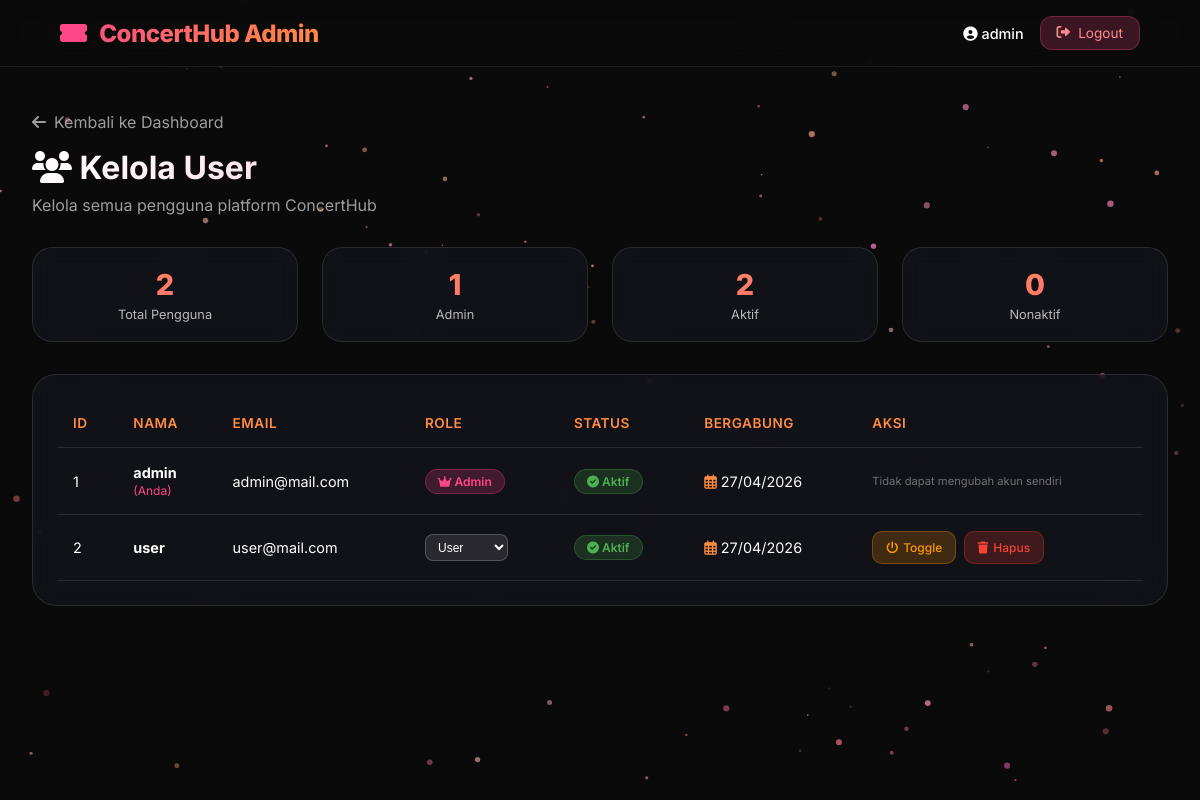
Page /tubes_basdal/admin/users.php (signed in) on the committed database.
### tables this page shows
CREATE TABLE IF NOT EXISTS users (
    user_id INT AUTO_INCREMENT PRIMARY KEY,
    username VARCHAR(50) UNIQUE,
    email VARCHAR(100) UNIQUE,
    password VARCHAR(255),
    role ENUM('admin','user') DEFAULT 'user',
    is_active BOOLEAN DEFAULT TRUE,
    created_at TIMESTAMP DEFAULT CURRENT_TIMESTAMP,
    updated_at TIMESTAMP DEFAULT CURRENT_TIMESTAMP ON UPDATE CURRENT_TIMESTAMP
);

### tubes_basdal/admin/users.php (the view, shortened to what this page needs)
<?php
include "../config/db.php";
$columns = [];
$col_query = $conn->query("SHOW COLUMNS FROM users");
if ($col_query) {
    while ($col = $col_query->fetch_assoc()) {
        $columns[] = $col['Field'];
    }
}
$user_name_column = 'name';
$possible_names = ['name', 'username', 'nama', 'fullname', 'full_name'];
foreach ($possible_names as $name) {
    if (in_array($name, $columns)) {
        $user_name_column = $name;
        break;
    }
}
$user_email_column = 'email';
$possible_emails = ['email', 'email_address', 'mail'];
foreach ($possible_emails as $email) {
    if (in_array($email, $columns)) {
        $user_email_column = $email;
        break;
    }
}
$user_role_column = 'role';
$possible_roles = ['role', 'roles', 'user_role', 'level'];
foreach ($possible_roles as $role) {
    if (in_array($role, $columns)) {
        $user_role_column = $role;
        break;
    }
}
$user_status_column = 'is_active';
$possible_status = ['is_active', 'status', 'active', 'aktif'];
foreach ($possible_status as $status) {
    if (in_array($status, $columns)) {
        $user_status_column = $status;
        break;
    }
}
$date_column = 'created_at';
$possible_dates = ['created_at', 'createdAt', 'register_date', 'registered_at', 'tanggal_daftar'];
foreach ($possible_dates as $date) {
    if (in_array($date, $columns)) {
        $date_column = $date;
        break;
    }
}
$primary_key = 'id';
$possible_keys = ['id', 'user_id', 'userId', 'ID'];
foreach ($possible_keys as $key) {
    if (in_array($key, $columns)) {
        $primary_key = $key;
        break;
    }
}
$order_by = "";
if (in_array($date_column, $columns)) {
    $order_by = "ORDER BY $date_column DESC";
} else if (in_array($primary_key, $columns)) {
    $order_by = "ORDER BY $primary_key DESC";
} else {
    $order_by = "";
}
$sql = "SELECT * FROM users $order_by";
$result = $conn->query($sql);
$total_users = 0;
$total_admins = 0;
$active_users = 0;
$stats_sql = "SELECT COUNT(*) as total FROM users";
$stats_result = $conn->query($stats_sql);
if ($stats_result && $stats_result->num_rows > 0) {
    $total_users = $stats_result->fetch_assoc()['total'];
}
if (in_array($user_role_column, $columns)) {
    $admin_sql = "SELECT COUNT(*) as admins FROM users WHERE $user_role_column = 'admin'";
    $admin_result = $conn->query($admin_sql);
    if ($admin_result && $admin_result->num_rows > 0) {
        $total_admins = $admin_result->fetch_assoc()['admins'];
    }
}
if (in_array($user_status_column, $columns)) {
    $active_sql = "SELECT COUNT(*) as active FROM users WHERE $user_status_column = 1";
    $active_result = $conn->query($active_sql);
    if ($active_result && $active_result->num_rows > 0) {
        $active_users = $active_result->fetch_assoc()['active'];
    }
}
?>
<!DOCTYPE html>
<html lang="id">
<head>
    <link rel="stylesheet" href="https://cdnjs.cloudflare.com/ajax/libs/font-awesome/6.0.0-beta3/css/all.min.css">
    <link href="https://unpkg.com/aos@2.3.1/dist/aos.css" rel="stylesheet">
</head>
<body>
<canvas id="particle-canvas"></canvas>
<div class="navbar">
    <div class="logo">
        <i class="fas fa-ticket-alt"></i> ConcertHub Admin
    </div>
    <div class="user-info">
        <span class="user-name">
            <i class="fas fa-user-circle"></i> <?php echo htmlspecialchars($_SESSION['user'][$user_name_column] ?? 'Admin'); ?>
        </span>
        <a href="../auth/logout.php" class="logout-btn">
            <i class="fas fa-sign-out-alt"></i> Logout
        </a>
    </div>
</div>
<div class="container">
    <div class="main-content">
        <a href="dashboard.php" class="back-link" data-aos="fade-right">
            <i class="fas fa-arrow-left"></i> Kembali ke Dashboard
        </a>
        <div class="page-header" data-aos="fade-right" data-aos-delay="100">
            <div>
                <div class="page-title">
                    <i class="fas fa-users"></i> Kelola User
                </div>
                <p style="color: rgba(255,255,255,0.6); margin-top: 0.5rem;">Kelola semua pengguna platform ConcertHub</p>
            </div>
        </div>
        <div class="stats-grid" data-aos="fade-up" data-aos-delay="150">
            <div class="stat-card">
                <div class="stat-value"><?php echo $total_users; ?></div>
                <div class="stat-label">Total Pengguna</div>
            </div>
            <div class="stat-card">
                <div class="stat-value"><?php echo $total_admins; ?></div>
                <div class="stat-label">Admin</div>
            </div>
            <div class="stat-card">
                <div class="stat-value"><?php echo $active_users; ?></div>
                <div class="stat-label">Aktif</div>
            </div>
            <div class="stat-card">
                <div class="stat-value"><?php echo $total_users - $active_users; ?></div>
                <div class="stat-label">Nonaktif</div>
            </div>
        </div>
        <div class="table-card" data-aos="fade-up" data-aos-delay="200">
            <?php if ($result && $result->num_rows > 0): ?>
                <table class="data-table">
                    <thead>
                        <tr>
                            <th>ID</th>
                            <th>Nama</th>
                            <th>Email</th>
                            <th>Role</th>
                            <th>Status</th>
                            <th>Bergabung</th>
                            <th>Aksi</th>
                        </tr>
                    </thead>
                    <tbody>
                        <?php while($user = $result->fetch_assoc()):
                            $user_id = $user[$primary_key] ?? '-';
                            $is_current_user = ($user_id == ($_SESSION['user'][$primary_key] ?? null));
                            $status = $user[$user_status_column] ?? 1;
                            $role = $user[$user_role_column] ?? 'user';
                            $date_value = '-';
                            if (isset($user[$date_column]) && !empty($user[$date_column])) {
                                $date_value = date('d/m/Y', strtotime($user[$date_column]));
                            }
                        ?>
                            <tr>
                                <td><?php echo $user_id; ?></td>
                                <td>
                                    <strong><?php echo htmlspecialchars($user[$user_name_column] ?? '-'); ?></strong>
                                    <?php if($is_current_user): ?>
                                        <br><small style="color: #FF4788;">(Anda)</small>
                                    <?php endif; ?>
                                </td>
                                <td><?php echo htmlspecialchars($user[$user_email_column] ?? '-'); ?></td>
                                <td>
                                    <?php if (!$is_current_user): ?>
                                        <select class="role-select" onchange="updateRole(<?php echo $user_id; ?>, this.value)">
                                            <option value="user" <?php echo $role == 'user' ? 'selected' : ''; ?>>User</option>
                                        </select>
                                    <?php else: ?>
                                        <span class="role-badge role-<?php echo $role; ?>">
                                            <i class="fas <?php echo $role == 'admin' ? 'fa-crown' : 'fa-user'; ?>"></i>
                                            <?php echo ucfirst($role); ?>
                                        </span>
                                    <?php endif; ?>
                                </td>
                                <td>
                                    <span class="status-badge <?php echo $status ? 'status-active' : 'status-inactive'; ?>">
                                        <i class="fas <?php echo $status ? 'fa-check-circle' : 'fa-times-circle'; ?>"></i>
                                        <?php echo $status ? 'Aktif' : 'Nonaktif'; ?>
                                    </span>
                                </td>
                                <td>
                                    <i class="far fa-calendar-alt" style="color: #FF8C42;"></i>
                                    <?php echo $date_value; ?>
                                </td>
                                <td>
                                    <div class="action-buttons">
                                        <?php if (!$is_current_user): ?>
                                            <a href="?toggle=<?php echo $user_id; ?>" class="btn-icon btn-toggle" title="Toggle Status" onclick="return confirm('Ubah status user ini?')">
                                                <i class="fas fa-power-off"></i>
                                                <span>Toggle</span>
                                            </a>
                                            <a href="?delete=<?php echo $user_id; ?>" class="btn-icon btn-delete" title="Hapus" onclick="return confirm('Yakin ingin menghapus user ini? Data tidak dapat dikembalikan!')">
                                                <i class="fas fa-trash"></i>
                                                <span>Hapus</span>
                                            </a>
                                        <?php else: ?>
                                            <span style="color: rgba(255,255,255,0.4); font-size: 0.7rem;">Tidak dapat mengubah akun sendiri</span>
                                        <?php endif; ?>
                                    </div>
                                </td>
                            </tr>
                        <?php endwhile; ?>
                    </tbody>
                </table>
            <?php endif; ?>
        </div>
    </div>
</div>
<script>
    AOS.init({ once: true, offset: 120, duration: 800 });
    // Update role function
    function updateRole(userId, newRole) {
        if (confirm('Ubah role user ini menjadi ' + newRole.toUpperCase() + '?')) {
            window.location.href = '?update_role=' + userId + '&role_value=' + newRole;
        }
    }
    // Particle Background Effect
    const canvas = document.getElementById('particle-canvas');
    const ctx = canvas.getContext('2d');
    let width = window.innerWidth;
    let height = window.innerHeight;
    let particles = [];
    function resizeCanvas() {
        width = window.innerWidth;
        height = window.innerHeight;
        canvas.width = width;
        canvas.height = height;
    }
    class Particle {
        constructor() {
            this.x = Math.random() * width;
            this.y = Math.random() * height;
            this.size = Math.random() * 2.5 + 0.8;
            this.speedX = (Math.random() - 0.5) * 0.6;
            this.speedY = (Math.random() - 0.5) * 0.4;
            this.color = `rgba(255, ${Math.floor(100 + Math.random() * 100)}, ${Math.floor(120 + Math.random() * 80)}, ${Math.random() * 0.5 + 0.2})`;
        }
        update() {
            this.x += this.speedX;
            this.y += this.speedY;
            if (this.x < 0 || this.x > width) this.speedX *= -1;
            if (this.y < 0 || this.y > height) this.speedY *= -1;
        }
        draw() {
            ctx.beginPath();
            ctx.arc(this.x, this.y, this.size, 0, Math.PI * 2);
            ctx.fillStyle = this.color;
            ctx.fill();
        }
    }
    function initParticles() {
        particles = [];
        let numberOfParticles = (width * height) / 8000;
        if (numberOfParticles > 180) numberOfParticles = 180;
        for (let i = 0; i < numberOfParticles; i++) {
            particles.push(new Particle());
        }
    }
    function animateParticles() {
        ctx.clearRect(0, 0, width, height);
        for (let p of particles) {
            p.update();
            p.draw();
        }
        requestAnimationFrame(animateParticles);
    }
    window.addEventListener('resize', () => {
        resizeCanvas();
        initParticles();
    });
    resizeCanvas();
    initParticles();
    animateParticles();
</script>
</body>
</html>

### tubes_basdal/admin/users.php (style rules this page uses)
* { margin: 0; padding: 0; box-sizing: border-box; }
body { font-family: 'Inter', sans-serif; background: #0a0a0a; color: #fff; overflow-x: hidden; }
#particle-canvas { position: fixed; top: 0; left: 0; width: 100%; height: 100%; z-index: 0; pointer-events: none; }
.container { position: relative; z-index: 2; max-width: 1400px; margin: 0 auto; padding: 2rem; }
.navbar { position: fixed; top: 0; left: 0; width: 100%; padding: 1rem 5%; display: flex; justify-content: space-between; align-items: center; backdrop-filter: blur(12px); background: rgba(10, 10, 10, 0.8); z-index: 100; border-bottom: 1px solid rgba(255, 255, 255, 0.08); }
.logo { font-size: 1.5rem; font-weight: 800; background: linear-gradient(135deg, #FF4788, #FF8C42); -webkit-background-clip: text; background-clip: text; color: transparent; letter-spacing: -0.5px; }
.logo i { color: #FF4788; margin-right: 8px; }
.user-info { display: flex; align-items: center; gap: 1rem; }
.user-name { font-size: 0.9rem; font-weight: 500; }
.logout-btn { background: rgba(255, 71, 136, 0.2); border: 1px solid rgba(255, 71, 136, 0.3); padding: 0.5rem 1rem; border-radius: 12px; color: #FF8C8C; text-decoration: none; font-size: 0.85rem; transition: all 0.3s ease; display: inline-flex; align-items: center; gap: 8px; }
.main-content { margin-top: 80px; }
.page-header { display: flex; justify-content: space-between; align-items: center; margin-bottom: 2rem; flex-wrap: wrap; gap: 1rem; }
.page-title { font-size: 2rem; font-weight: 700; background: linear-gradient(135deg, #FFFFFF, #FFD6E0); -webkit-background-clip: text; background-clip: text; color: transparent; }
.stats-grid { display: grid; grid-template-columns: repeat(auto-fit, minmax(200px, 1fr)); gap: 1.5rem; margin-bottom: 2rem; }
.stat-card { background: rgba(20, 20, 30, 0.7); backdrop-filter: blur(10px); border-radius: 20px; padding: 1.2rem; border: 1px solid rgba(255, 255, 255, 0.1); transition: all 0.3s ease; text-align: center; }
.stat-value { font-size: 1.8rem; font-weight: 800; background: linear-gradient(135deg, #FFB347, #FF4788); -webkit-background-clip: text; background-clip: text; color: transparent; }
.stat-label { font-size: 0.8rem; opacity: 0.7; margin-top: 0.3rem; }
.table-card { background: rgba(20, 20, 30, 0.7); backdrop-filter: blur(10px); border-radius: 24px; padding: 1.5rem; border: 1px solid rgba(255, 255, 255, 0.1); overflow-x: auto; animation: fadeInUp 0.5s ease-out; }
.data-table { width: 100%; border-collapse: collapse; min-width: 800px; }
.data-table th, .data-table td { padding: 1rem; text-align: left; border-bottom: 1px solid rgba(255, 255, 255, 0.1); }
.data-table th { font-weight: 600; color: #FF8C42; font-size: 0.85rem; text-transform: uppercase; letter-spacing: 0.5px; }
.data-table td { font-size: 0.9rem; }
.status-badge { display: inline-block; padding: 0.25rem 0.75rem; border-radius: 20px; font-size: 0.75rem; font-weight: 600; }
.status-active { background: rgba(76, 175, 80, 0.2); color: #4CAF50; border: 1px solid rgba(76, 175, 80, 0.3); }
.role-badge { display: inline-block; padding: 0.25rem 0.75rem; border-radius: 20px; font-size: 0.75rem; font-weight: 600; }
.role-admin { background: rgba(255, 71, 136, 0.2); color: #FF4788; border: 1px solid rgba(255, 71, 136, 0.3); }
.action-buttons { display: flex; gap: 0.5rem; flex-wrap: wrap; }
.btn-icon { padding: 0.5rem 0.8rem; border-radius: 10px; color: #fff; text-decoration: none; display: inline-flex; align-items: center; gap: 5px; font-size: 0.75rem; font-weight: 500; transition: all 0.3s ease; border: none; cursor: pointer; }
.btn-toggle { background: rgba(255, 152, 0, 0.2); border: 1px solid rgba(255, 152, 0, 0.3); color: #FF9800; }
.btn-delete { background: rgba(244, 67, 54, 0.2); border: 1px solid rgba(244, 67, 54, 0.3); color: #f44336; }
.role-select { background: rgba(255, 255, 255, 0.1); border: 1px solid rgba(255, 255, 255, 0.2); border-radius: 8px; color: #fff; padding: 0.3rem 0.5rem; font-size: 0.75rem; cursor: pointer; }
.back-link { display: inline-flex; align-items: center; gap: 8px; color: rgba(255, 255, 255, 0.6); text-decoration: none; margin-bottom: 1rem; transition: color 0.3s ease; }

### rows in the picture
users: user_id "1", username "admin", shows "(Anda)", email "admin@mail.com", role "Admin", is_active 1 (drawn), created_at "27/04/2026", shows "Tidak dapat mengubah akun sendiri"
users: user_id "2", username "user", email "user@mail.com", role+user_id "User", is_active 1 (drawn), created_at "27/04/2026"

### other values in the picture
$_SESSION['user'][$user_name_column] "admin"
